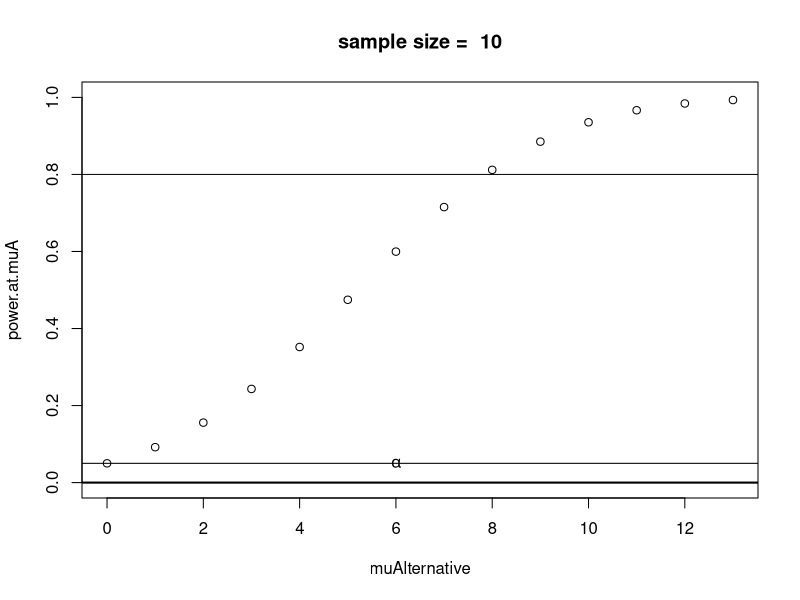

This figure's R source:
## ---- chunk 1

sigmaSq = 100
sigma = sqrt(sigmaSq)
n=10
alpha = 0.05
sdOfMean = sigma / sqrt(n)	

## ---- chunk 2

criticalValue = qnorm(1-alpha) * sdOfMean
cat("criticalValue = ", criticalValue, "\n")
 #  z(1-alpha) * sigma / sqrt(n)
## ---- chunk 3
nreps = 10000   
## ---- chunk 4
simulatedDataSets = rnorm(n * nreps, mean = 0, sd= sqrt(sigmaSq))
simulatedDataSets = matrix(simulatedDataSets, nrow=nreps)

testStatistics = apply(simulatedDataSets, 1, mean)
## ---- chunk 5

proportionRejected = mean(testStatistics > criticalValue)
print(proportionRejected)   ### It should be close to alpha, 0.05.

## ---- chunk 6
(proportionRejected - 0.05) * nreps/ sqrt(alpha*(1-alpha)*nreps)
## ---- chunk 7
muAlternative = 0:13
power.at.muA = 1-pnorm(qnorm(1-alpha) - 
							muAlternative/(sigma/sqrt(n)))
plot(muAlternative, power.at.muA, ylim=0:1)
title(paste("sample size = ", n))
text(6, 0.05, labels=expression(alpha))
abline(h=c(0.05, 0.80))
abline(h=0, lwd=2)


## ---- chunk 8


beta = 0.05    
muA = 6
sumOfZs = qnorm(1-alpha) + qnorm(1-beta)
nRequired = (sumOfZs * sigma / muA)^2
print(nRequired)
nRequired = ceiling(nRequired)
## ---- chunk 9
simulatedDataSets.muA = matrix(ncol=nRequired,  rnorm(nreps*nRequired, muA, sigma))
testStatistics.muA = apply(simulatedDataSets.muA, 1, mean)
sdOfMean = sigma / sqrt(nRequired)	
criticalValue.31 = 	qnorm(1-alpha) * sdOfMean
#  z(1-alpha) * sigma / sqrt(n)
mean(testStatistics.muA > criticalValue.31)
## ---- chunk 10

closeToSix = order(abs(6 - apply(simulatedDataSets.muA, 1, mean)))[1]
theDataset = simulatedDataSets.muA[ closeToSix, ]
Xbar = mean(theDataset)  ## That's close to 6.
Xbar
cat("P value = ",  1 - pnorm(Xbar/(sigma/sqrt(31))), "\n") 
## ---- chunk 11

cat("# Observed significant | H0 = ", sum(apply(simulatedDataSets, 1, mean) >= Xbar), 
    "  compared to expected, ", (1 - pnorm(Xbar/sdOfMean))*10000, "\n")

## ---- chunk 12
#####  X is a vector of observations, i.i.d. normal. ######
tTestStatistic = function(X) { 
 	sPrime = sd(X)   ### sumOfSquares divided by (n-1)
		n = length(X)
		return( 
			( mean(X) * sqrt(n) ) /  ( sPrime)
		)
}
criticalValue = qt(1-alpha, n-1)
## ---- chunk 13
c(infinity=qnorm(1-alpha), "31-1"=qt(1-alpha, 31-1), "10-1"=qt(1-alpha, 10-1))
## ---- chunk 14

tTestStatistics = apply(simulatedDataSets, 1, tTestStatistic)
proportionRejected = mean(tTestStatistics > criticalValue)
print(proportionRejected)
## ---- chunk 15
cat("Test statistic is ", 
	tTestStatistic(theDataset), "\n")
cat("P value = ", 
	1 - pt(tTestStatistic(theDataset), length(theDataset) - 1), "\n")

## ---- chunk 16

t.test(theDataset)
## ---- chunk 17
t.test(theDataset, alternative="greater")
## ---- chunk 18
simulatedDataSets.muA.n10 = matrix(ncol=10,  rnorm(nreps*nRequired, muA, sigma))
testStatistics.muA.n10 = apply(simulatedDataSets.muA.n10, 1, mean)
testStatistics.muA.n10 = apply(simulatedDataSets.muA.n10, 1, tTestStatistic)
proportionRejected.muA.n10 = mean(testStatistics.muA.n10 > criticalValue)
print(proportionRejected.muA.n10)
